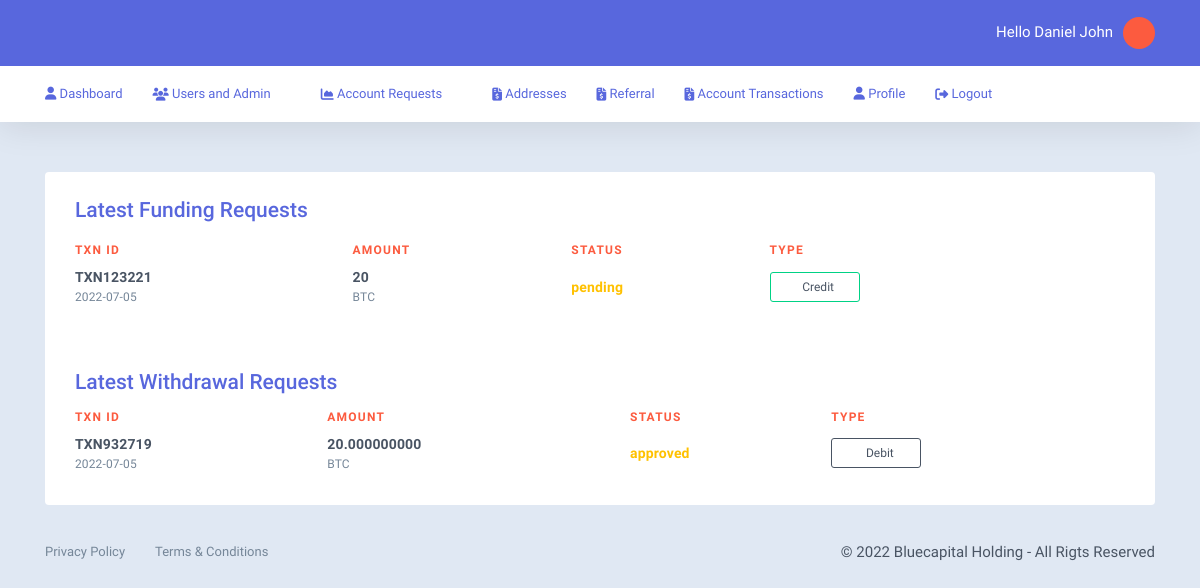
The page /user/admin/panel.php (signed in) on the database its author committed.
### tables this page shows
CREATE TABLE `users` (
  `id_no` int(11) NOT NULL,
  `firstname` varchar(255) DEFAULT NULL,
  `lastname` varchar(255) DEFAULT NULL,
  `user_email` varchar(255) NOT NULL,
  `user_pass` varchar(255) NOT NULL,
  `address` varchar(255) DEFAULT NULL,
  `city` varchar(255) DEFAULT NULL,
  `country` varchar(255) DEFAULT NULL,
  `phone` varchar(55) DEFAULT NULL,
  `photo` varchar(255) DEFAULT NULL,
  `affid` int(255) DEFAULT NULL,
  `reg_date` date NOT NULL DEFAULT current_timestamp()
);

CREATE TABLE `fund` (
  `id_no` int(11) NOT NULL,
  `user_email` varchar(255) NOT NULL,
  `ftxn` varchar(512) DEFAULT NULL,
  `currency` varchar(255) DEFAULT NULL,
  `amount` decimal(19,9) DEFAULT NULL,
  `fproof` varchar(255) DEFAULT NULL,
  `fcomment` varchar(1024) DEFAULT NULL,
  `status` varchar(255) NOT NULL DEFAULT 'pending',
  `request_date` date DEFAULT current_timestamp()
);

CREATE TABLE `profit` (
  `id_no` int(3) NOT NULL,
  `user_email` varchar(255) DEFAULT NULL,
  `ptxn` varchar(255) DEFAULT NULL,
  `currency` varchar(255) DEFAULT NULL,
  `amount` varchar(255) DEFAULT NULL,
  `date_approved` datetime DEFAULT current_timestamp()
);

CREATE TABLE `withdraw` (
  `id_no` int(11) NOT NULL,
  `user_email` varchar(255) NOT NULL,
  `wtxn` varchar(512) DEFAULT NULL,
  `wcurrency` varchar(255) DEFAULT NULL,
  `wamount` decimal(19,9) DEFAULT NULL,
  `wallet_address` varchar(512) DEFAULT NULL,
  `wstatus` varchar(255) NOT NULL DEFAULT 'pending',
  `withdraw_request_date` date DEFAULT current_timestamp()
);

### user/config.php (called while the page is built, shortened)
<?php
include "session.php";
$con = new mysqli(SERVER,USER,PASS,DB);
if(isset($_SESSION['email']) && $_SESSION['email']!==null){
$sql_profile = "SELECT * FROM `users` WHERE `user_email`='$session_email'";
$sql_exec = $con->query($sql_profile);
foreach($sql_exec as $info){extract($info);
}
$sql_fund = "SELECT * FROM `fund` WHERE `user_email`='$session_email'";
$sql_fund_exec = $con->query($sql_fund);
foreach($sql_fund_exec as $fund_info){extract($fund_info);}
$sql_withdraw = "SELECT * FROM `withdraw` WHERE `user_email`='$session_email'";
$sql_withdraw_exec = $con->query($sql_withdraw);
foreach($sql_withdraw_exec as $withdraw_info){extract($withdraw_info);}
$sql_profit = "SELECT * FROM `profit`";
$sql_profit_exec = $con->query($sql_profit);
foreach($sql_profit_exec as $profit_info){extract($profit_info);}
}
?>

### user/function.php (called while the page is built, shortened)
<?php
require_once('config.php');
?>

### user/admin/panel.php (the view, shortened to what this page needs)
<?php
include('../function.php');
?>
<?php include('header.php'); ?>
<body class="page-user">
<?php include('nav.php'); ?>
<div>
  <div class="page-content">
      <div class="container">
            <div class="card content-area">
                                <div class="card-innr table-responsive">
                    <div class="card-head">
                        <h4 class="card-title">Latest Funding Requests</h4>
                    </div>
                                <table class="data-table table table-hover dt-init user-tnx">
                        <thead>
                            <tr class="data-item data-head">
                                <th class="data-col dt-tnxno">Txn ID</th>
                                <th class="data-col dt-amount">Amount</th>
                                <th class="data-col dt-account">Status</th>
                                <th class="data-col dt-type">
                                    <div class="dt-type-text">Type</div>
                                </th>
                                <th class="data-col dt-type">
                                </th>
                                <th class="data-col data-actions">
                                </th>
                            </tr>
                        </thead>
                        <tbody>
                                                        <tr class="data-item">
                                <td class="data-col dt-tnxno">
                                    <div class="d-flex align-items-center">
                                            <div class="fake-class">
                                        <span class="lead tnx-id"><?php if(isset($ftxn) && $ftxn!==null){echo $ftxn;}?></span>
                                            <span class="sub sub-date"><?php if(isset($request_date) && $request_date!==null){echo $request_date;}?></span>
                                        </div>
                                    </div>
                                </td>
                                <td class="data-col dt-token">
                                    <span class="lead token-amount"><?php if(isset($amount) && $amount!==null){echo $amount;}?></span>
                                    <span class="sub sub-symbol"><?php if(isset($currency) && $currency!==null){echo strtoupper($currency);}?></span>
                                </td>
                                <td class="data-col dt-account">
     <span class="lead user-info text-warning"><?php if(isset($status) && $status!==null){echo $status;}?></span>
                                                                    </td>
                                <td class="data-col dt-type">
                    <?php if(isset($request_date)&&isset($amount)&&isset($currency)&&isset($status)){echo "<span class='dt-type-md badge badge-outline badge-success badge-md'>Credit</span>";}?>
                                                </td>
                            </tr>
                                                    </tbody>
                    </table>
                </div>
              <div class="card-innr table-responsive">
                    <div class="card-head">
                        <h4 class="card-title">Latest Withdrawal Requests</h4>
                    </div>
  <table class="data-table table table-hover dt-init user-tnx">
                        <thead>
                            <tr class="data-item data-head">
                                <th class="data-col dt-tnxno">Txn ID</th>
                                <th class="data-col dt-amount">Amount</th>
                                <th class="data-col dt-account">Status</th>
                                <th class="data-col dt-type">
                                    <div class="dt-type-text">Type</div>
                                </th>
                                <th class="data-col data-actions">
                                </th>
                            </tr>
                        </thead>
                        <tbody>
                                                        <tr class="data-item">
                                <td class="data-col dt-tnxno">
                                    <div class="d-flex align-items-center">
                                                                                <div class="fake-class">
                                        <span class="lead tnx-id"><?php if(isset($wtxn) && $wtxn!==null){echo $wtxn;}?></span>
                                            <span class="sub sub-date"><?php if(isset($withdraw_request_date) && $withdraw_request_date!==null){echo $withdraw_request_date;}?></span>
                                        </div>
                                    </div>
                                </td>
                                <td class="data-col dt-token">
                                    <span class="lead token-amount"><?php if(isset($wamount) && $wamount!==null){echo $wamount;}?></span>
                                    <span class="sub sub-symbol"><?php if(isset($wcurrency) && $wcurrency!==null){echo strtoupper($wcurrency);}?></span>
                                </td>
                                <td class="data-col dt-account">
     <span class="lead user-info text-warning"><?php if(isset($wstatus) && $wstatus!==null){echo $wstatus;}?></span>
                                                                    </td>
                                <td class="data-col dt-type">
               <?php if(isset($withdraw_request_date)&&isset($wamount)&&isset($wcurrency)&&isset($wstatus)){echo "<span class='dt-type-md badge badge-outline badge-error badge-md'>Debit</span>";}?>
                                                </td>
                            </tr>
                                                    </tbody>
                    </table>
                </div>
        </div>
  </div>
</div>
    <div class="footer-bar">
        <div class="container">
            <div class="row align-items-center justify-content-center">
                <div class="col-md-8">
                    <ul class="footer-links">
                        <li><a href="https://bluecapitalholding.com/docs/privacy-policy.php">Privacy Policy</a></li>
                        <li><a href="https://bluecapitalholding.com/docs/terms-of-use.php">Terms & Conditions</a></li>
                    </ul>
                </div>
                <div class="col-md-4 mt-2 mt-sm-0">
                    <div class="d-flex justify-content-between justify-content-md-end align-items-center guttar-25px pdt-0-5x pdb-0-5x">
                        <div class="copyright-text">&copy; <?= date('Y'); ?> Bluecapital Holding - All Rigts Reserved</div>
                    </div>
                </div>
            </div>
        </div>
    </div>
</body>
</html>

### user/admin/nav.php (shortened to what this page needs)
<div class="topbar-wrap">
       <div class="topbar is-sticky">
           <div class="container">
               <div class="d-flex justify-content-between align-items-center">
                   <ul class="topbar-nav">
                       <li class="topbar-nav-item relative"><span class="user-welcome d-none d-lg-inline-block">Hello&nbsp;<?php if(isset($firstname) && isset($lastname)){echo $firstname."&nbsp;".$lastname;}?></span><a class="toggle-tigger user-thumb" href="#"></a>
                       </li>
                   </ul>
               </div>
           </div>
       </div>
       <div class="navbar">
           <div class="container">
               <div class="navbar-innr">
                   <ul class="navbar-menu">
                       <li><a href="view-users.php"><span class="icon-s"><i class="fa fa-user"></i>&nbsp;Dashboard</a></li>
                       <li class="has-dropdown page-links-all">
                           <a class="drop-toggle" href="#"><i class="fa fa-users"></i>&nbsp;Users and Admin</a>
                       </li>
                       <li class="has-dropdown page-links-all">
                           <a class="drop-toggle" href="#"><i class="fa fa-chart-area"></i>&nbsp;Account Requests</a>
                       </li>
                       <li><a href="addresses.php"><i class="fa fa-file-invoice-dollar"></i>&nbsp;Addresses</a></li>
                       <li><a href="referral.php"><i class="fa fa-file-invoice-dollar"></i>&nbsp;Referral</a></li>
                        <li><a href="transactions.php"><i class="fa fa-file-invoice-dollar"></i>&nbsp;Account Transactions</a></li>
                     <li><a href="./edit-profile.php"><span class="icon-s"><i class="fa fa-user"></i>&nbsp;Profile</a></li>
                        <li><a href="../logout.php"><i class="fa fa-sign-out-alt"></i>&nbsp;Logout</a></li>
                   </ul>
               </div>
           </div>
       </div>
   </div>

### user/admin/header.php (style rules this page uses)
.topbar,.topbar-wrap,.is-sticky,.topbar.is-sticky { background-color:#5867dd !important; background-image:linear-gradient(45deg,#5867dd 0%, #5867dd 100%) !important; color:#fff !important; }
.token-info-sub,.card-title { color:#5867dd !important; }
.navbar-menu > li > a { color:#5867dd !important; }
a.drop-toggle::after { content:none !important; }

### rows shown on the page
users: firstname "Daniel", lastname "John"
fund: ftxn "TXN123221", request_date "2022-07-05", status "pending"
profit: amount "20", currency "BTC"
withdraw: wtxn "TXN932719", withdraw_request_date "2022-07-05", wamount "20.000000000", wcurrency "BTC", wstatus "approved"
